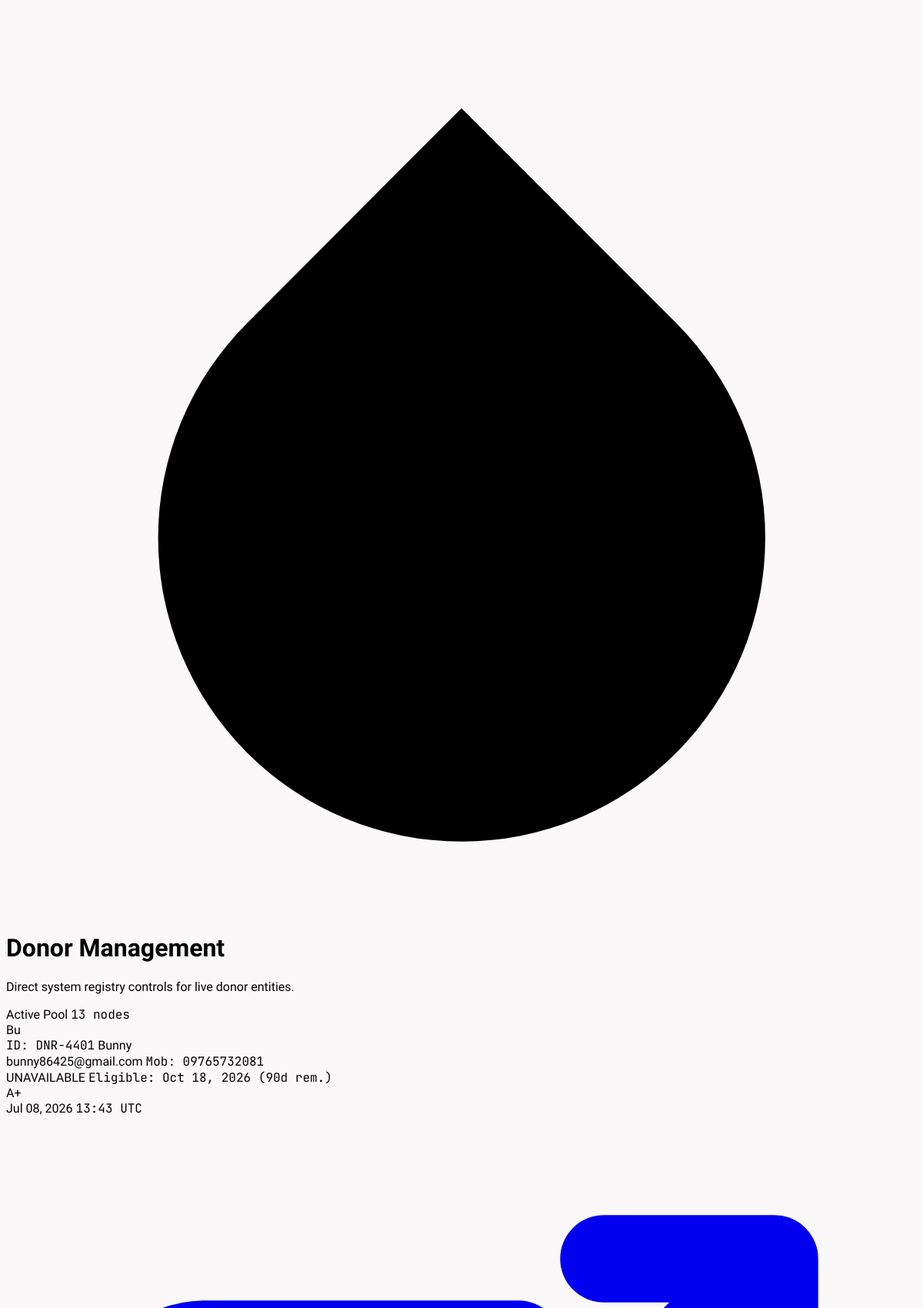
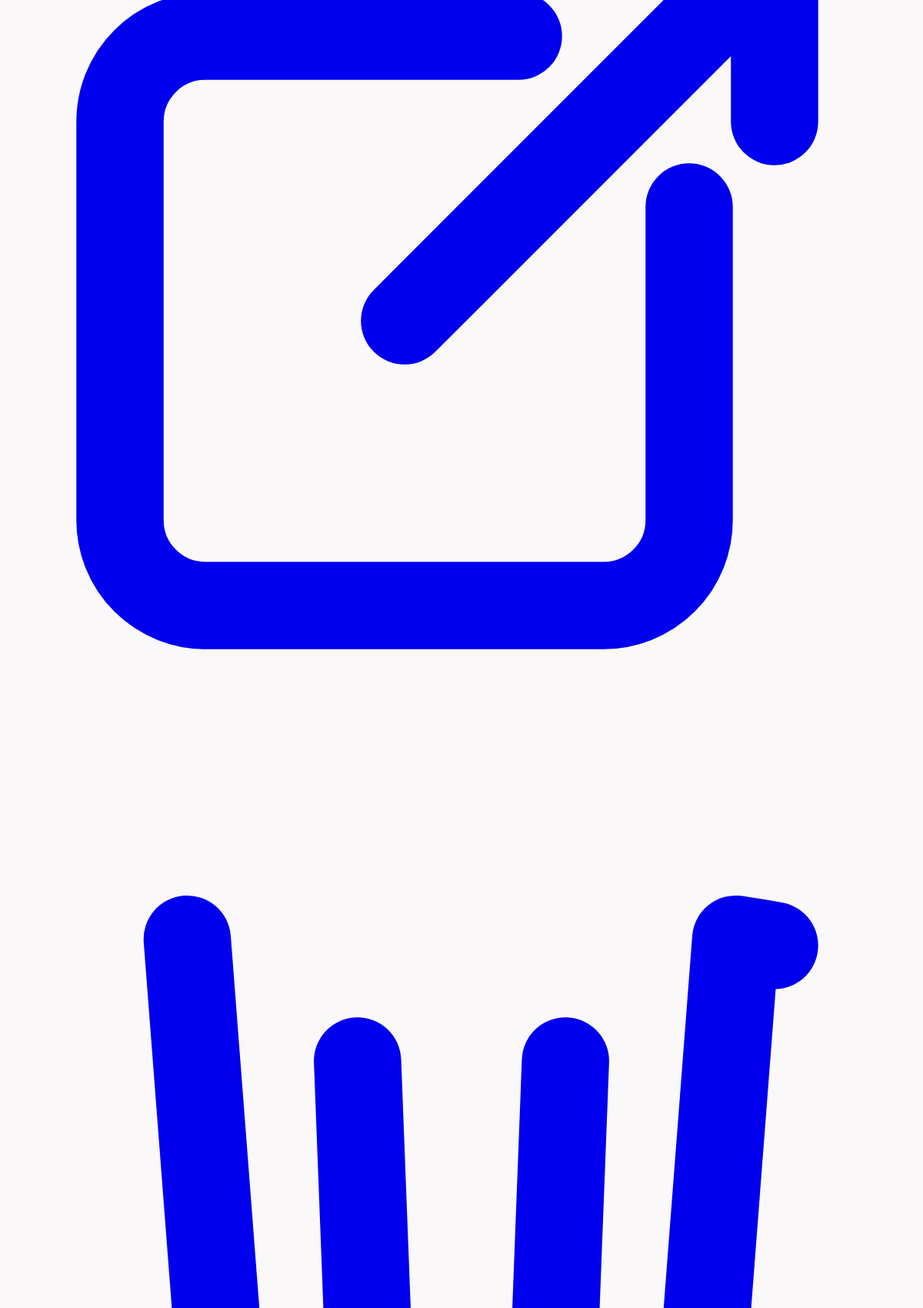
/App/Admin/Presentation/View/donor_management.php (upper part), run on the app's committed database (2 pictures, top to bottom).
### tables this page shows
CREATE TABLE `donors` (
  `id` int(11) NOT NULL,
  `user_id` int(11) NOT NULL,
  `weight` varchar(50) DEFAULT NULL,
  `date_of_birth` date DEFAULT NULL,
  `state_region` varchar(100) DEFAULT NULL,
  `township` varchar(100) DEFAULT NULL,
  `last_donation_date` date DEFAULT NULL,
  `created_at` datetime DEFAULT NULL,
  `profile_photo` varchar(255) DEFAULT NULL
);

CREATE TABLE `users` (
  `user_id` int(11) NOT NULL,
  `google_id` varchar(255) DEFAULT NULL,
  `avatar` varchar(500) DEFAULT NULL,
  `auth_provider` varchar(50) DEFAULT 'local',
  `email` varchar(100) NOT NULL,
  `phone` varchar(20) DEFAULT NULL,
  `password` varchar(255) NOT NULL,
  `blood_group` varchar(10) DEFAULT NULL,
  `address` text DEFAULT NULL,
  `status_id` int(11) NOT NULL,
  `available` tinyint(1) DEFAULT 1,
  `created_at` timestamp NOT NULL DEFAULT current_timestamp(),
  `username` varchar(100) DEFAULT NULL,
  `updated_at` timestamp NOT NULL DEFAULT current_timestamp() ON UPDATE current_timestamp(),
  `deleted_at` timestamp NULL DEFAULT NULL,
  `user_type_id` int(11) NOT NULL,
  `is_verified` tinyint(1) DEFAULT 0,
  `verification_code` varchar(10) DEFAULT NULL,
  `verification_expires_at` datetime DEFAULT NULL,
  `is_active` tinyint(1) DEFAULT 1,
  `is_login` tinyint(1) DEFAULT 0,
  `blood_group_code` varchar(50) DEFAULT NULL,
  `next_available_date` datetime DEFAULT NULL
);

### App/Admin/Presentation/View/donor_management.php (the view, shortened to what this page needs)
<?php
$db = Database::getConnection(); ?>
<?php
$filter = $_GET['filter'] ?? 'donors';
$highlightId = isset($_GET['highlight']) ? (int)$_GET['highlight'] : 0;
$where = 'u.user_type_id = 2';
$stmt = $db->prepare("
    SELECT
        u.user_id,
        u.username,
        u.email,
        u.phone,
        u.is_active,
        u.blood_group,
        u.next_available_date,
        d.date_of_birth,
        d.weight,
        CONCAT('DNR-', u.user_id + 4200) AS donor_id,
        CASE
            WHEN u.is_active != 1 THEN 'INACTIVE'
            WHEN u.available = 1 OR u.next_available_date IS NULL THEN 'AVAILABLE'
            ELSE 'UNAVAILABLE'
        END AS availability_status
    FROM users u
    LEFT JOIN donors d ON d.user_id = u.user_id
    WHERE {$where}
    ORDER BY u.user_id DESC
");
$stmt->execute();
$donors = $stmt->fetchAll();
$pageTitle = match ($filter) {
    'available' => 'Available Donors',
    default => 'Donor Management',
};
?>
<div class="max-w-7xl mx-auto p-4 sm:p-6 lg:p-8 min-h-screen transition-all opacity-0 translate-y-6 ease-out duration-700" id="donorManagementContainer">
    <div class="relative bg-white border border-slate-200/60 rounded-2xl p-6 mb-8 shadow-xs flex flex-col md:flex-row md:items-center md:justify-between gap-6">
        <div class="flex items-center gap-4">
            <div class="w-12 h-12 bg-[#ce2424] text-white rounded-2xl flex items-center justify-center shadow-lg shadow-red-600/10 transform hover:scale-105 transition-transform duration-300">
                <svg xmlns="http://www.w3.org/2000/svg" viewBox="0 0 24 24" fill="currentColor" class="w-6 h-6 text-white">
                    <path d="M12 2.69l5.66 5.66a8 8 0 1 1-11.31 0z" />
                </svg>
            </div>
            <div>
                <h1 class="text-2xl sm:text-3xl font-extrabold text-slate-900 tracking-tight leading-none"><?= htmlspecialchars($pageTitle) ?></h1>
                <p class="text-xs sm:text-sm text-slate-400 font-medium mt-1.5">Direct system registry controls for live donor entities.</p>
            </div>
        </div>
        <div class="flex items-center gap-4 bg-slate-900 text-white px-5 py-3 rounded-2xl shadow-lg border border-slate-800 self-start md:self-auto">
            <div class="flex flex-col">
                <span class="text-[9px] text-slate-400 font-bold uppercase tracking-widest">Active Pool</span>
                <span class="text-lg font-extrabold tracking-tight mt-0.5 mono">
                    <?= sprintf('%02d', count($donors)) ?> <span class="text-xs text-slate-500 font-normal">nodes</span>
                </span>
            </div>
        </div>
    </div>
    <div class="space-y-3">
        <div class="hidden lg:block max-h-[500px] overflow-y-auto pr-1 custom-scroll space-y-3">
            <?php foreach ($donors as $index => $donor): ?>
                <?php $isHighlighted = $highlightId > 0 && (int)$donor['user_id'] === $highlightId; ?>
                <div class="glow-row bg-white border rounded-2xl p-4 grid grid-cols-12 items-center gap-4 transition-all duration-300 transform animate-spring-in shadow-2xs <?= $isHighlighted ? 'border-[#ce2424] ring-2 ring-[#ce2424]/20' : 'border-slate-200/70' ?>"
                    style="animation-delay: <?= $index * 0.03 ?>s;">
                    <div class="col-span-3 flex items-center gap-4 min-w-0">
                        <div class="relative shrink-0">
                            <div class="w-11 h-11 rounded-xl bg-emerald-50 border border-emerald-200/60 text-emerald-600 flex items-center justify-center font-bold text-xs uppercase tracking-wider">
                                <?= mb_substr($donor['username'], 0, 2) ?>
                            </div>
                        </div>
                        <div class="truncate">
                            <span class="text-[10px] font-bold uppercase text-slate-400 tracking-wider mono block">ID: <?= htmlspecialchars($donor['donor_id']) ?></span>
                            <span class="font-bold text-slate-800 text-sm tracking-tight truncate block mt-0.5"><?= htmlspecialchars($donor['username']) ?></span>
                        </div>
                    </div>
                    <div class="col-span-3 min-w-0">
                        <span class="text-slate-700 font-semibold tracking-tight text-sm block truncate"><?= htmlspecialchars($donor['email']) ?></span>
                        <span class="text-xs text-slate-400 font-medium block mt-0.5 mono truncate">Mob: <?= htmlspecialchars($donor['phone'] ?? '—') ?></span>
                    </div>
                    <div class="col-span-2 flex flex-col items-start justify-center pl-4 gap-1">
                        <?php if ($donor['availability_status'] === 'AVAILABLE'): ?>
                            <span class="inline-block px-3 py-1 text-[9px] font-extrabold rounded-lg uppercase tracking-widest border shadow-3xs bg-emerald-500 text-white border-emerald-600 <?= $isHighlighted ? 'ring-2 ring-emerald-300 ring-offset-1' : '' ?>">
                                AVAILABLE
                            </span>
                        <?php elseif ($donor['availability_status'] === 'UNAVAILABLE'): ?>
                            <span class="inline-block px-3 py-1 text-[9px] font-extrabold rounded-lg uppercase tracking-widest border shadow-3xs bg-red-500 text-white border-red-600 <?= $isHighlighted ? 'ring-2 ring-red-300 ring-offset-1' : '' ?>"
                                  title="<?= !empty($donor['eligibility_reasons']) ? 'Eligibility: ' . implode(', ', $donor['eligibility_reasons']) : '' ?>">
                                UNAVAILABLE
                            </span>
                            <?php if (!empty($donor['next_available_date'])):
                                $remaining = floor((strtotime($donor['next_available_date']) - time()) / 86400);
                            ?>
                                <span class="text-[10px] text-slate-500 font-medium mono whitespace-nowrap">
                                    Eligible: <?= date('M d, Y', strtotime($donor['next_available_date'])) ?>
                                </span>
                                <span class="text-[10px] font-bold text-amber-600 mono whitespace-nowrap ml-1">
                                    (<?= max(0, $remaining) ?>d rem.)
                                </span>
                            <?php endif; ?>
                        <?php else: ?>
                            <span class="inline-block px-3 py-1 text-[9px] font-extrabold rounded-lg uppercase tracking-widest border shadow-3xs bg-rose-50 text-rose-600 border-rose-200/50 <?= $isHighlighted ? 'ring-2 ring-rose-300 ring-offset-1' : '' ?>">
                                INACTIVE
                            </span>
                        <?php endif; ?>
                    </div>
                    <div class="col-span-1 flex justify-center">
                        <span class="inline-flex items-center justify-center px-2.5 py-1 rounded-lg bg-red-500/5 text-red-500 border border-red-500/10 font-black text-xs shadow-3xs font-mono">
                            <?= htmlspecialchars($donor['blood_group']) ?>
                        </span>
                    </div>
                    <div class="col-span-2 text-right text-slate-500 pr-2">
                        <span class="text-xs font-semibold block">Jul 08, 2026</span>
                        <span class="text-[10px] text-slate-400 block mt-0.5 mono">13:43 UTC</span>
                    </div>
                    <div class="col-span-1 flex items-center justify-end gap-1.5 pr-2">
                        <a href="/BloodConnect/public/admin/user/view?id=<?= $donor['user_id'] ?>&from=donor"
                            title="View Profile"
                            class="p-2 text-slate-400 hover:text-slate-700 hover:bg-slate-50 border border-transparent hover:border-slate-200 rounded-xl transition-all active:scale-90">
                        </a>
                        <a href="/BloodConnect/public/admin/user/delete?id=<?= $donor['user_id'] ?>"
                            onclick="return confirm('Are you sure you want to remove this record?')"
                            title="Delete Account"
                            class="p-2 text-slate-400 hover:text-red-500 hover:bg-rose-50/50 border border-transparent hover:border-rose-100 rounded-xl transition-all active:scale-90">
                        </a>
                    </div>
                </div>
            <?php endforeach; ?>
        </div>
    </div>
</div>

### App/Admin/Presentation/View/donor_management.php (style rules this page uses)
.mono { font-family: 'JetBrains Mono', monospace; }
.animate-spring-in { opacity: 0; animation: springReveal 0.5s cubic-bezier(0.16, 1, 0.3, 1) forwards; }

### data on the page
donors: user.username "Bu", donor_id "DNR-4401", user.username "Bunny", user.email "bunny86425@gmail.com", user.phone "09765732081", user.next_available_date "Oct 18, 2026", user.next_available_date "90", user.blood_group "A+"

### other printed values
$pageTitle "Donor Management"
count($donors) "13"
